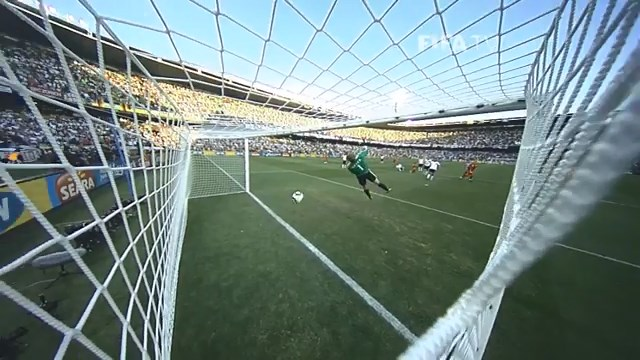
#> input picture football/1.jpg, 640 x 360 px; its folder holds 4 pictures in this run
$ python goal.py
#> lines starting #> are read from the running program, lines starting #| are printed output that depends on the picture; after the words box and inside, x2 and y2 are one past the last pixel; in counts of white or black regions, pixels touching at a corner belong together
import cv2
import numpy as np
import matplotlib.pyplot as plt

#Detect ball with Houghcircles

kernel_sharp = np.array([[0, -1, 0],
	[-1, 5, -1],
	[0, -1, 0]])

for i in range(1, 7):

	img = cv2.imread(f"football/{i}.jpg")
#> img is the input picture: shape (360, 640, 3); mean B, G, R 130.9, 133.8, 114.3
	img_show1 = img.copy()
	img_show2 = img[175:266 , 265:315].copy()
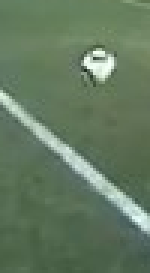
#> img_show2: shape (91, 50, 3) (shown 3 times larger); mean B, G, R 96.3, 121.4, 99.6

	gray = cv2.cvtColor(img[175:266 , 265:315], cv2.COLOR_BGR2GRAY)

	sharp = cv2.filter2D(gray, -1, kernel_sharp)
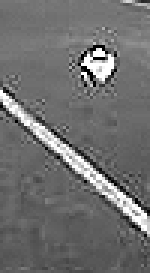
#> sharp: shape (91, 50) (shown 3 times larger); min 0, max 255, mean 111.1
	blur = cv2.GaussianBlur(gray, (3, 3), 0)
	_, thresh = cv2.threshold(gray, 200, 255, cv2.THRESH_BINARY)
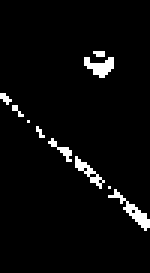
#> thresh: shape (91, 50) (shown 3 times larger); 3.8% white in thin lines or dots, all inside (x1, y1, x2, y2) = (0, 17, 50, 77)
	sharp2 = cv2.filter2D(thresh, -1, kernel_sharp)
	blur2 = cv2.GaussianBlur(thresh, (5, 5), 0)

	thresh = cv2.adaptiveThreshold(blur2, 255, cv2.ADAPTIVE_THRESH_GAUSSIAN_C,
                               cv2.THRESH_BINARY, 11, 2)
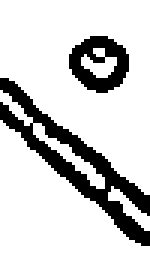
#> thresh: shape (91, 50) (shown 3 times larger); 81.5% white; 2 black regions, box (x1, y1, x2, y2) and area: (0, 26, 50, 82) 621, (23, 12, 43, 31) 221
	# kernel = np.ones((3, 3), np.uint8)
	# opening = cv2.morphologyEx(thresh, cv2.MORPH_OPEN, kernel)
	# closing = cv2.morphologyEx(opening, cv2.MORPH_CLOSE, kernel)

	blur = cv2.GaussianBlur(thresh, (5, 5), 0)

	for i in range(0,15):
		blur = cv2.GaussianBlur(blur, (5, 5), 0)
#> this loop made 15 passes
#> pass 1, `blur = cv2.GaussianBlur(blur, (5, 5), 0)`:
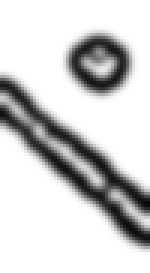
#> blur: shape (91, 50) (shown 3 times larger); min 8, max 255, mean 207.8
#> after the loop:
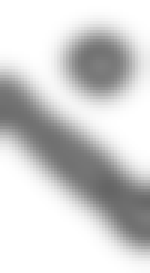
#> blur: shape (91, 50) (shown 3 times larger); min 101, max 255, mean 207.8

	sharp3 = cv2.filter2D(blur, -1, kernel_sharp)
	sharp4 = cv2.filter2D(sharp3, -1, kernel_sharp)
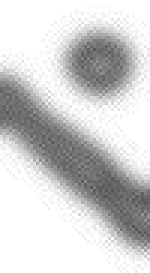
#> sharp4: shape (91, 50) (shown 3 times larger); min 81, max 255, mean 207.2

	# cv2.imshow("Frames", sharp4)
	# cv2.waitKey(0)

	circles = cv2.HoughCircles(sharp4, cv2.HOUGH_GRADIENT, 3.9, 60, param1=30, param2=50, minRadius=6,maxRadius=12)
#> circles = [[33.15, 21.45, 9.51]]

	if circles is not None:
		circles = circles[0].astype(np.uint32)
#> circles = [[33, 21, 9]]

		for circle in circles:
			cv2.circle(img_show1, (circle[0]+265, circle[1]+175), circle[2], (0, 0, 255), 2)
#> this loop made 1 pass

	cv2.imshow("Frames", img_show1)
	cv2.waitKey(0)
#> pass 2 of the loop `for i in range(1, 7):`:
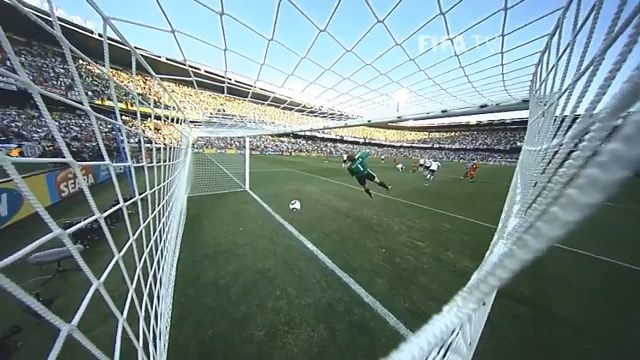
#> input picture football/2.jpg, 640 x 360 px
#> img is the input picture: shape (360, 640, 3); mean B, G, R 131.6, 134.3, 114.7
#> `_, thresh = cv2.threshold(gray, 200, 255, cv2.THRESH_BINARY)`:
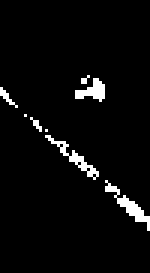
#> thresh: shape (91, 50) (shown 3 times larger); 4% white in thin lines or dots, all inside (x1, y1, x2, y2) = (0, 25, 50, 77)
#> `sharp4 = cv2.filter2D(sharp3, -1, kernel_sharp)`:
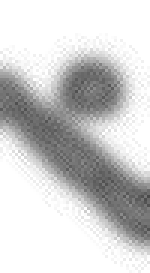
#> sharp4: shape (91, 50) (shown 3 times larger); min 73, max 255, mean 207
#> `circles = cv2.HoughCircles(sharp4, cv2.HOUGH_GRADIENT, 3.9, 60, param1..`: circles = [[29.25, 29.25, 9.51]]
#> `circles = circles[0].astype(np.uint32)`: circles = [[29, 29, 9]]
#> the loop `for circle in circles:` made 1 pass
#> pass 3 of the loop `for i in range(1, 7):`:
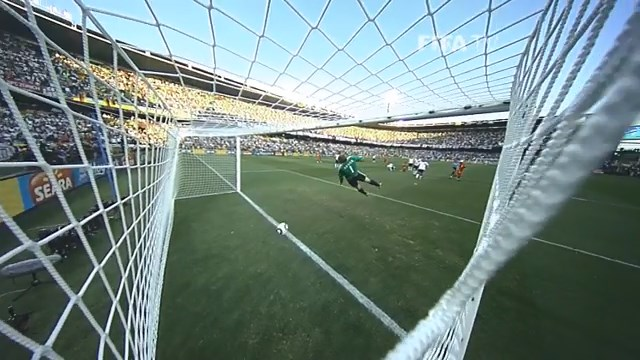
#> input picture football/3.jpg, 640 x 360 px
#> img is the input picture: shape (360, 640, 3); mean B, G, R 129.8, 133.5, 113.8
#> `_, thresh = cv2.threshold(gray, 200, 255, cv2.THRESH_BINARY)`:
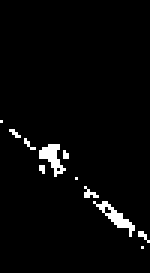
#> thresh: shape (91, 50) (shown 3 times larger); 3% white in thin lines or dots, all inside (x1, y1, x2, y2) = (0, 40, 50, 83)
#> `sharp4 = cv2.filter2D(sharp3, -1, kernel_sharp)`:
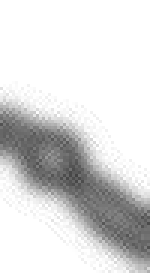
#> sharp4: shape (91, 50) (shown 3 times larger); min 67, max 255, mean 217.8
#> `circles = cv2.HoughCircles(sharp4, cv2.HOUGH_GRADIENT, 3.9, 60, param1..`: circles = [[17.55, 52.65, 9.51]]
#> `circles = circles[0].astype(np.uint32)`: circles = [[17, 52, 9]]
#> the loop `for circle in circles:` made 1 pass
#> (the run stopped early here; a loop or call above may not have finished)
